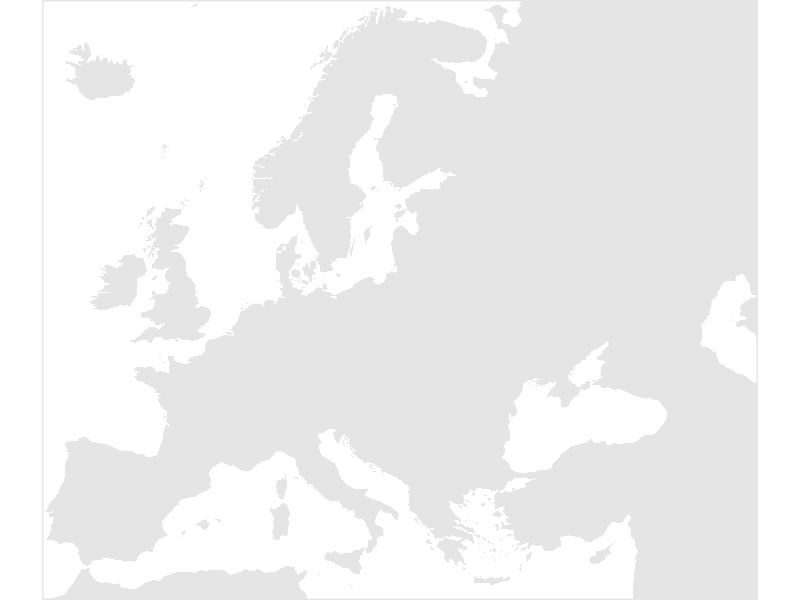

Generate this figure with R: (Note: this script raises an error after producing the figure.)
#'---
#' title: A flat and simplified map of Europe
#' author: Jonas Schöley
#' date: 2018-08-28
#'---

library(tidyverse)
library(sf)
library(rnaturalearth)

eura_sf <-
  # download geospatial data for European, Asian and African countries
  ne_countries(continent = c('europe', 'asia', 'africa'), returnclass = 'sf',
               scale = 50) %>%
  # project to crs 3035
  st_transform(crs = 3035) %>%
  # merge into single polygon
  st_union(by_feature = FALSE) %>%
  st_crop(xmin = 25e5, xmax = 75e5, ymin = 13.5e5, ymax = 54.5e5)

# draw a basemap of Europe
euro_basemap <-
  ggplot(eura_sf) +
  geom_sf(color = NA, fill = 'grey90') +
  coord_sf(expand = FALSE, datum = NA) +
  theme_void() +
  theme(panel.border = element_rect(fill = NA, color = 'grey90', linewidth = 1))

save(euro_basemap, file = './data-raw/euro_basemap.RData', compress = 'xz')
